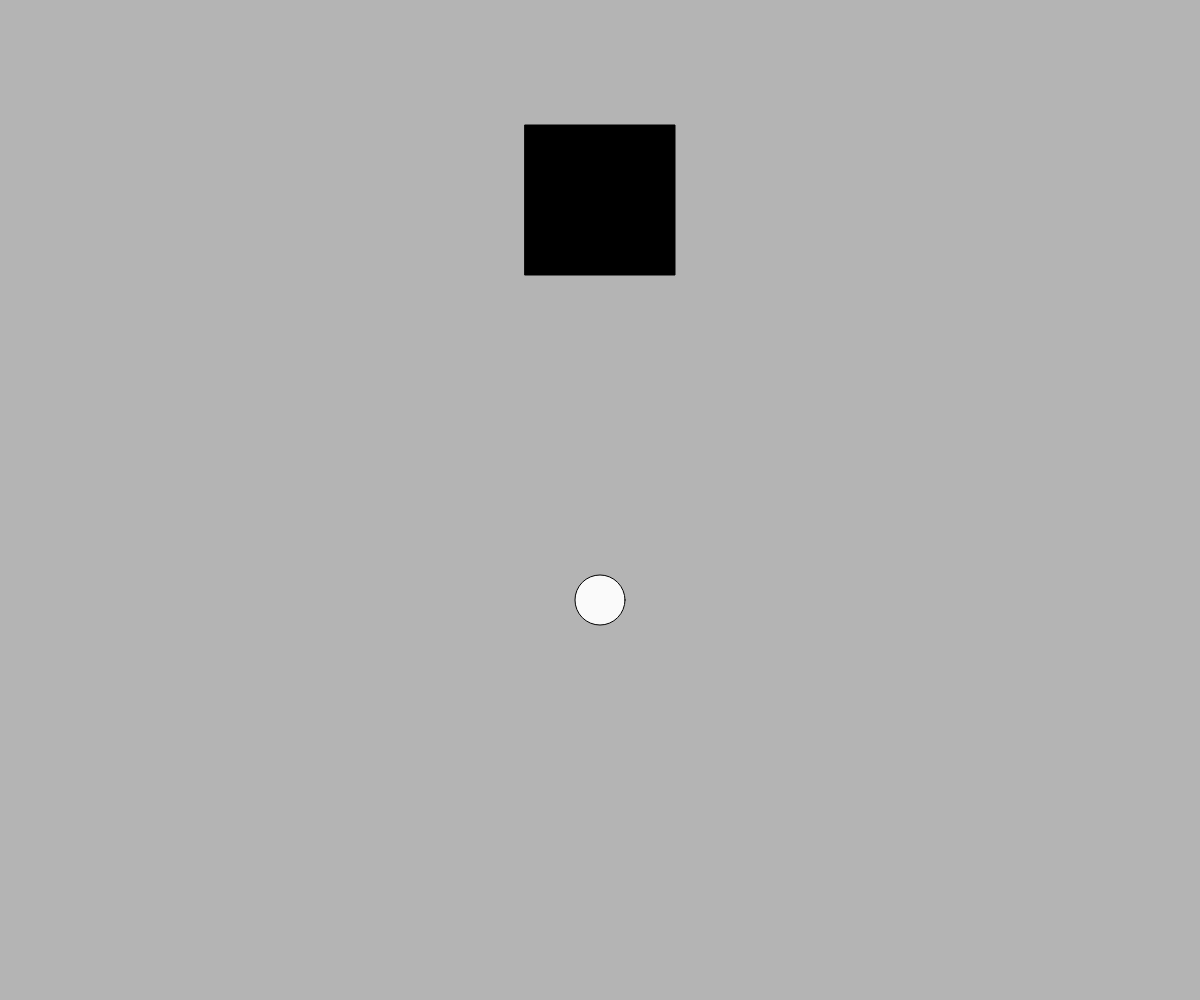
Frame 1 (no input)
Frame 60 (no input): identical to frame 1, image omitted
Frame 120 (the mouse pressed at the canvas centre since frame 60): identical to frame 1, image omitted

The p5.js sketch that drew this single still picture (run headless with seeded random() and noise() and a simulated clock; from frame 60 on, the mouse is pressed at the canvas centre):

// p5.js sketch
// ── sketch.js
let x;
let y;
let ballSize = 50;
let isGrabbed = false;
let xr; 
let yr; 
let r = 150;
let farbeball = 250;
let rf = 0;
let rg = 0;
let rb = 0;

function setup() {
  createCanvas(windowWidth, windowHeight);
  x = windowWidth / 2;
  y = windowHeight * 0.6;
}

function draw() {
  background(180);
  fill(0);

  xr = windowWidth/2;
  yr = windowHeight*0.2;
  
  if (isGrabbed) {
    farbeball = 100;
    if (mouseY < y) {
      y = mouseY;  
    }
  }

  fill(rf, rg, rb);
  rectMode(CENTER);         
  rect(xr, yr, r, r);
  
  fill(farbeball);
  ellipse(x, y, ballSize, ballSize);

  if (mouseX >= x - ballSize && mouseX <= x + ballSize && mouseY >= y - ballSize && mouseY <= y + ballSize) { 
    fill(250, 0, 0);
    cursor('grab');
  } else {
    cursor('default');
  }

  if (x >= (xr-r/2) + ballSize/2  && x <= (xr+r/2) -ballSize/2 && y >= (yr-r/2) +ballSize/2 && y <= (yr+r/2) -ballSize+5) {
    x = windowWidth / 2;
    y = windowHeight * 0.6;
    isGrabbed = false;
    rf = random(0,250);
    rg = random(0,250);
    rb = random(0,250);
  }
}

function mousePressed() {
  if (mouseButton == LEFT && mouseX >= x - ballSize && mouseX <= x + ballSize && mouseY >= y - ballSize && mouseY <= y + ballSize) {
    isGrabbed = true;
}
}

function mouseReleased() {
  isGrabbed = false;
  farbeball = 250;
}

function windowResized() {
  resizeCanvas(windowWidth, windowHeight);
}
